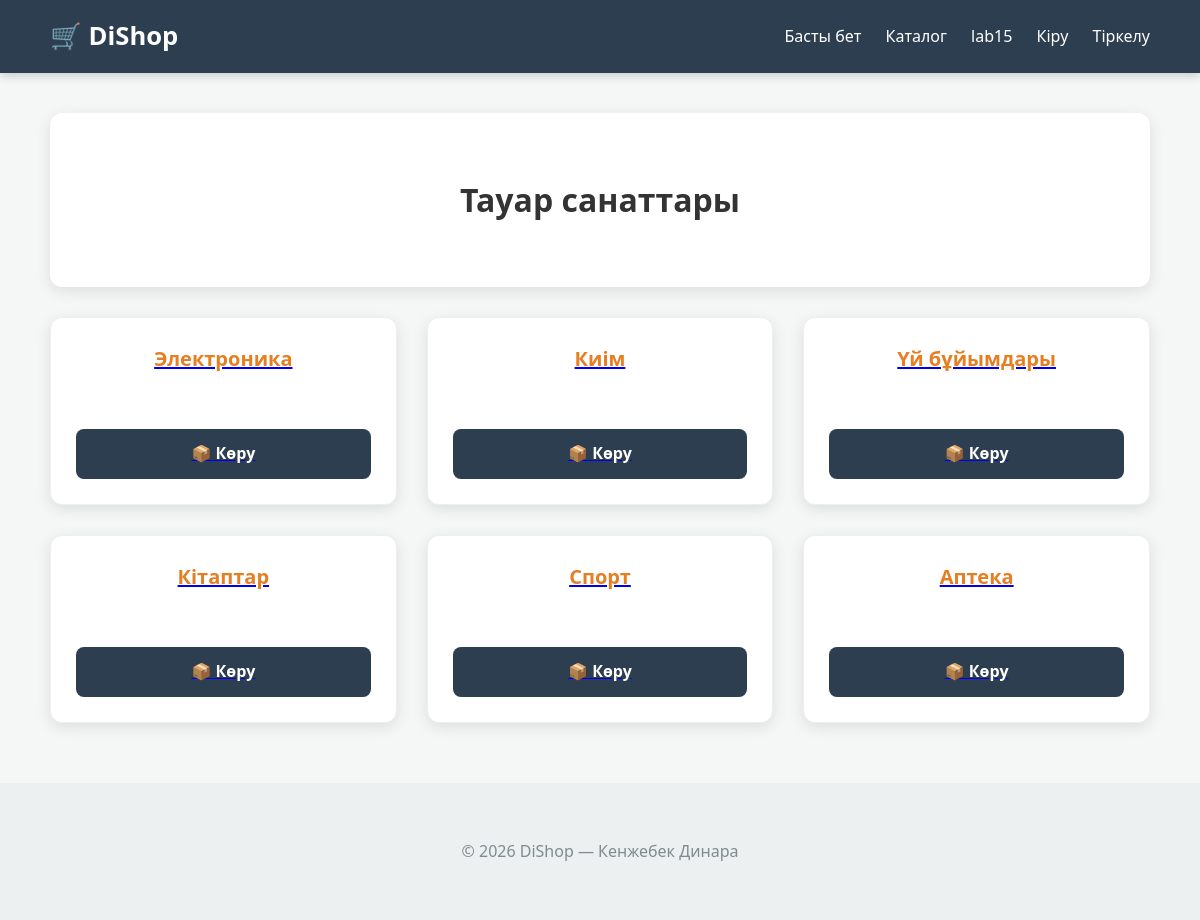
Before: / with the older database file.
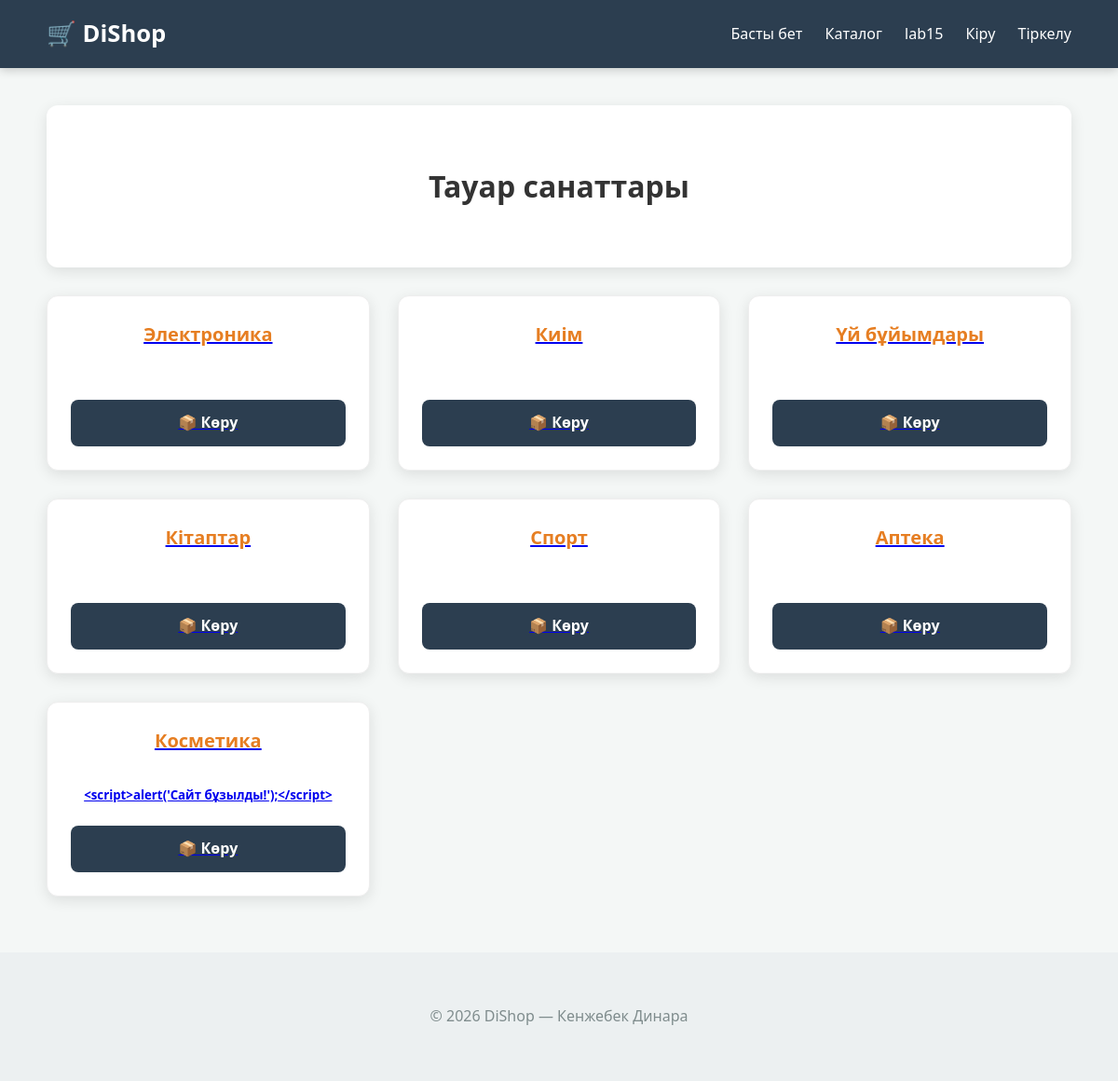
After: the same page with the newer database file.
### shop/models.py (models this page shows, shortened)
class Category(models.Model):
    name = models.CharField(max_length=100)
    description = models.TextField(blank=True)

### shop/views.py (the view)
# urls.py: path('', views.basty_bet, name='basty_bet'),
def basty_bet(request):
    sanatter = Category.objects.all()
    return render(request, 'shop/basty.html', {'sanatter': sanatter})

### shop/templates/shop/basty.html (shortened to what this page needs)
{% extends 'shop/base.html' %}
{% block content %}
<div class="catalog-header" style="text-align: center; margin-bottom: 30px;">
    <h1>Тауар санаттары</h1>
</div>
<div class="category-list">
    {% for category in sanatter %}
        <a href="{% url 'katalog_sanat' category.id %}" >
            <div class="category-card">
                <h3>
                    {{ category.name }}
                </h3>
                <h5>
                    {{ category.description }}
                </h5>
                <span class="btn-more" >📦 Көру</span>
            </div>
        </a>
    {% endfor %}
</div>
{% endblock %}

### shop/templates/shop/base.html (shortened to what this page needs)
{% load static %}
<!DOCTYPE html>
<html lang="kk">
<head>
    <link rel="stylesheet" href="{% static 'shop/css/style.css' %}">
</head>
<body>
    <header>
        <div class="header-inner">
            <a href="{% url 'basty_bet' %}" class="logo">🛒 DiShop</a>
            <nav>
                <a href="{% url 'basty_bet' %}">Басты бет</a>
                <a href="{% url 'katalog' %}">Каталог</a>
                <a href="{% url 'lab15' %}">lab15</a>
                {% if user.is_authenticated %}
                    <a href="{% url 'sanat_qosu' %}" >Санат қосу</a>
                    <a href="{% url 'tauar_qosu' %}" >Тауар қосу</a>
                    <a href="{% url 'logout' %}">Шығу</a>
                {% else %}
                <a href="{% url 'login' %}">Кіру</a>
                <a href="{% url 'register' %}">Тіркелу</a>
                {% endif %}
            </nav>
        </div>
    </header>
    <main>
        {% block content %}
        {% endblock content %}
    </main>
    <footer>
        <p>© 2026 DiShop — Кенжебек Динара</p>
    </footer>
</body>
</html>

### shop/static/shop/css/style.css (style rules this page uses)
:root { --primary-color: #2c3e50; --accent-color: #e67e22; --bg-light: #f4f7f6; --white: #ffffff; --text-dark: #333333; --text-muted: #7f8c8d; --shadow: 0 4px 15px rgba(0,0,0,0.1); --border-radius: 12px; }
body { font-family: 'Segoe UI', Roboto, Helvetica, Arial, sans-serif; background-color: var(--bg-light); margin: 0; padding: 0; color: var(--text-dark); line-height: 1.6; }
header { background-color: var(--primary-color); padding: 1rem 0; position: sticky; top: 0; z-index: 1000; box-shadow: 0 2px 10px rgba(0,0,0,0.2); }
.header-inner { max-width: 1100px; margin: 0 auto; display: flex; justify-content: space-between; align-items: center; padding: 0 20px; }
.logo { color: var(--white); font-size: 1.6rem; font-weight: bold; text-decoration: none; display: flex; align-items: center; gap: 10px; }
nav a { color: var(--white); text-decoration: none; margin-left: 20px; font-weight: 500; transition: 0.3s; }
main { max-width: 1100px; margin: 40px auto; padding: 0 20px; }
.catalog-header { text-align: center; padding: 40px 20px; background: var(--white); border-radius: var(--border-radius); margin-bottom: 30px; box-shadow: var(--shadow); }
.category-card h3 { color: var(--accent-color); text-decoration: none; font-weight: 700; font-size: 20px; margin: 0 0 10px 0; }
.products-grid, .category-list { display: grid; grid-template-columns: repeat(auto-fill, minmax(280px, 1fr)); gap: 30px; }
.product-card, .category-card { background: var(--white); padding: 25px; border-radius: var(--border-radius); box-shadow: var(--shadow); transition: transform 0.3s ease, box-shadow 0.3s ease; text-align: center; border: 1px solid #eee; display: flex; flex-direction: column; justify-content: space-between; }
.btn-more { display: block; background-color: var(--primary-color); color: white; padding: 12px; border-radius: 8px; text-decoration: none; font-weight: bold; transition: 0.3s; }
footer { background-color: #ecf0f1; padding: 40px 0; text-align: center; margin-top: 60px; color: var(--text-muted); }

Changed rows visible on the page:
added Category: name "Косметика", description "<script>alert('Сайт бұзылды!');</script>"
